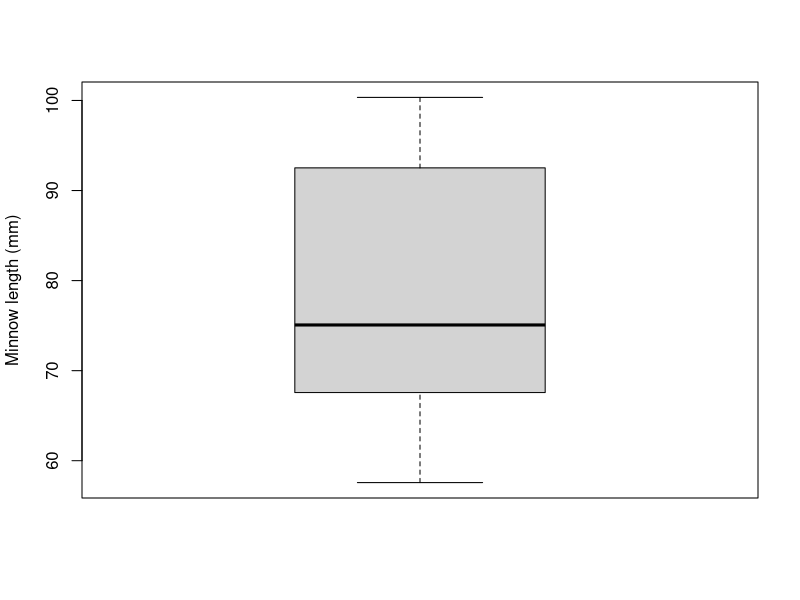

Here is the R script that generated this plot: (Note: this script raises an error after producing the figure.)
## ---- chunk 1
x <- c(1,5,8,9)
x
## ---- chunk 2
minnow.length <- c(89.58,75.44,86.86,74.71,69.70,
                   100.34,73.70,69.56,96.24,79.35,
                   61.37,62.82,95.45,98.71,100.34,
                   57.57,70.54,78.65,65.39,65.57)
## ---- chunk 3
quantile(minnow.length, type = 6) |> round(2)
## ---- chunk 4
IQR(minnow.length, type = 6) |> round(2)
## ---- chunk 5
boxplot(minnow.length, ylab = "Minnow length (mm)")
## ---- chunk 6
### DO NOT EDIT ###
# RUN EXACTLY AS IS #
# Use as function like mean#
zscore <- function(xbar, mu, sd.x, n = 1){
  z <- (xbar - mu)/(sd.x/sqrt(n))
  return(z)
}
## ---- chunk 7
Z <- zscore(xbar = 85, mu = mean(minnow.length),
       sd.x = sd(minnow.length), n = length(minnow.length))
Z |> round(2)
## ---- chunk 8
pnorm(Z, lower.tail = F)
## ---- chunk 9
time.hrs <- c(19.65, 69.29, 6.83, 5.50, 17.98,
              19.89, 8.52, 71.37, 12.62, 4.62,
              3.00, 5.69, 10.79, 6.59, 32.56, 
              15.72, 3.67, 10.04, 5.45, 3.69, 
              20.17, 12.99, 1.56, 2.40, 55.20)

student <- 1:length(time.hrs)

time_on_canvas <- cbind(student, time.hrs) |> 
  as.data.frame() |> 
  mutate(time.hrs = as.numeric(time.hrs)) |> 
  mutate(student = as.numeric(student))

head(time_on_canvas)
